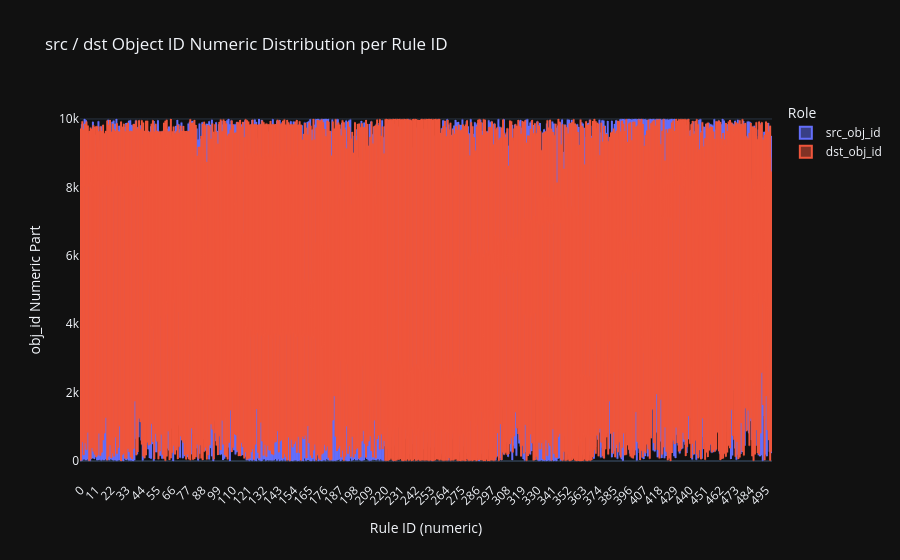

Here is the notebook cell this chart was saved with:
### Code cell
# Extract numeric parts
rules_plot = rules.copy()
rules_plot['rule_num']   = rules_plot['rule_id'].str.extract(r'(\d+)$').astype(int)
rules_plot['src_id_num'] = rules_plot['src_obj_id'].str.extract(r'(\d+)$').astype(int)
rules_plot['dst_id_num'] = rules_plot['dst_obj_id'].str.extract(r'(\d+)$').astype(int)

# Melt into long format so src and dst become a "side" category
src_long = rules_plot[['rule_num', 'src_id_num']].rename(columns={'src_id_num': 'id_num'})
src_long['side'] = 'src_obj_id'
dst_long = rules_plot[['rule_num', 'dst_id_num']].rename(columns={'dst_id_num': 'id_num'})
dst_long['side'] = 'dst_obj_id'
long_df = pd.concat([src_long, dst_long], ignore_index=True)
long_df['rule_num'] = long_df['rule_num'].astype(str)   # treat as category on x-axis

fig = px.box(
    long_df,
    x='rule_num',
    y='id_num',
    color='side',
    title='src / dst Object ID Numeric Distribution per Rule ID',
    labels={'rule_num': 'Rule ID (numeric)', 'id_num': 'obj_id Numeric Part', 'side': 'Role'},
    category_orders={'rule_num': sorted(long_df['rule_num'].unique(), key=int)},
    points=False,
    boxmode='group',
)
fig.update_layout(xaxis_tickangle=-45)
fig.show()

### Figure 1 — Plotly figure (JSON) as saved in the notebook; plotly's stock layout.template omitted (floating-point values rounded to 4 significant figures; data arrays with more than 128 entries replaced by an {"elided": "..."} marker saying what was removed)
{"data": [{"alignmentgroup": "True", "boxpoints": false, "hovertemplate": "Role=src_obj_id<br>Rule ID (numeric)=%{x}<br>obj_id Numeric Part=%{y}<extra></extra>", "legendgroup": "src_obj_id", "marker": {"color": "#636efa"}, "name": "src_obj_id", "notched": false, "offsetgroup": "src_obj_id", "orientation": "v", "showlegend": true, "x": {"elided": "113438 str values"}, "x0": " ", "xaxis": "x", "y": {"elided": "113438 int values"}, "y0": " ", "yaxis": "y", "type": "box"}, {"alignmentgroup": "True", "boxpoints": false, "hovertemplate": "Role=dst_obj_id<br>Rule ID (numeric)=%{x}<br>obj_id Numeric Part=%{y}<extra></extra>", "legendgroup": "dst_obj_id", "marker": {"color": "#EF553B"}, "name": "dst_obj_id", "notched": false, "offsetgroup": "dst_obj_id", "orientation": "v", "showlegend": true, "x": {"elided": "113438 str values"}, "x0": " ", "xaxis": "x", "y": {"elided": "113438 int values"}, "y0": " ", "yaxis": "y", "type": "box"}], "layout": {"xaxis": {"anchor": "y", "domain": [0.0, 1.0], "title": {"text": "Rule ID (numeric)"}, "categoryorder": "array", "categoryarray": {"elided": "500 str values"}, "tickangle": -45}, "yaxis": {"anchor": "x", "domain": [0.0, 1.0], "title": {"text": "obj_id Numeric Part"}}, "legend": {"title": {"text": "Role"}, "tracegroupgap": 0}, "title": {"text": "src / dst Object ID Numeric Distribution per Rule ID"}, "boxmode": "group"}}
